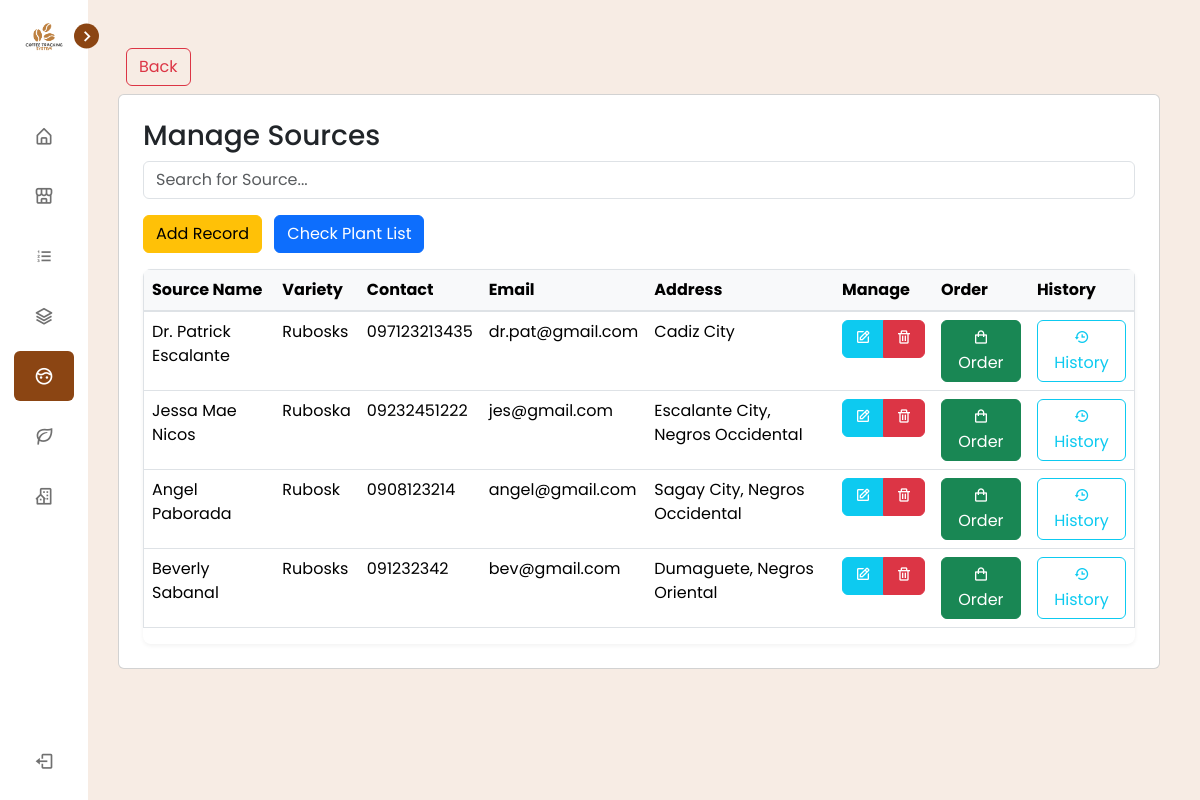
Screenshot of /view/pages/plant_source/index.php (signed in) with the database file from the repository.
### tables this page shows
CREATE TABLE `tbl_source` (
  `id` int(255) NOT NULL,
  `source_id` varchar(255) DEFAULT NULL,
  `source_fullname` varchar(255) DEFAULT NULL,
  `source_variety` varchar(255) NOT NULL,
  `source_quantity` int(255) NOT NULL,
  `source_contact_number` varchar(255) DEFAULT NULL,
  `source_email` varchar(255) NOT NULL,
  `source_address` varchar(255) DEFAULT NULL,
  `created_date` timestamp(6) NOT NULL DEFAULT current_timestamp(6) ON UPDATE current_timestamp(6)
);

### connection/connection.php (called while the page is built, shortened)
<?php
class config {
    public function __construct(){
        $dsn = "mysql:host=".H.";dbname=".DB;
        $username = U;
        $password = P;
        try {
            $this->pdo = new PDO($dsn, $username, $password);
        } catch (PDOException $e) {
            die("Connection failed: " . $e->getMessage());
        }
    }
}
?>

### controller/PlantSourceController.php (called while the page is built, shortened)
<?php
require_once('../../../services/PlantSourceService.php');
$sourceService = new SourceService();
$owners = $sourceService->getNurseryOwners();
?>

### services/PlantSourceService.php (called while the page is built, shortened)
<?php
require_once("../../../connection/connection.php");
class SourceService extends config {
    public function getNurseryOwners() {
        try {
            $query = "SELECT `id`, `source_id`, `source_fullname`, `source_variety`, `source_quantity`, `source_contact_number`, `source_email`, `source_address`, `created_date` FROM `tbl_source` WHERE `id` != 26";
            $stmt = $this->pdo->prepare($query);
            $stmt->execute();
            return $stmt->fetchAll(PDO::FETCH_ASSOC);
        } catch (PDOException $e) {
            echo "Error: " . $e->getMessage();
        }
    }
}
?>

### view/pages/plant_source/index.php (the view, shortened to what this page needs)
<?php
  include_once('../../components/header.php');
  include_once('../../../controller/PlantSourceController.php');
?>
<div class="p-3">
<a class="btn btn-outline-danger m-2" href="../dashboard/index.php" width="200"> Back </a>
    <div class="card p-4">
    <h3>Manage Sources</h3>
    <div class="mb-3">
        <input type="text" id="searchInput" class="form-control" placeholder="Search for Source...">
    </div>
    <div class="mb-3">
        <a type="button" class="btn d-none d-md-inline-block btn-warning " href="create.php">Add Record</a>
        <a type="button" class="btn d-none d-md-inline-block btn-primary mx-2" href="../plant_nursery/index.php">Check Plant List</a>
    </div>
    <div class="table-responsive">
        <table border="1" class="table" id="nurseryOwnersTable">
            <thead>
                <tr>
                    <th>Source Name</th>
                    <th>Variety</th>
                    <th>Contact</th>
                    <th>Email</th>
                    <th>Address</th>
                    <th>Manage</th>
                    <th>Order</th>
                    <th>History</th>
                </tr>
            </thead>
            <tbody>
                <?php if (!empty($owners)): ?>
                    <?php foreach ($owners as $owner): ?>
                        <tr>
                            <td><?php echo htmlspecialchars($owner['source_fullname']); ?></td>
                            <td><?php echo htmlspecialchars($owner['source_variety']); ?></td>
                            <td><?php echo htmlspecialchars($owner['source_contact_number']); ?></td>
                            <td><?php echo htmlspecialchars($owner['source_email']); ?></td>
                            <td><?php echo htmlspecialchars($owner['source_address']); ?></td>
                            <td class="justify-content-center align-items-center">
                              <div class="btn-group">
                                  <a type="button" class="btn btn-info" href="update.php?userID=<?php echo htmlspecialchars($owner['id']); ?>">
                                      <i class='bx
                                      bx-edit icon text-white'></i>
                                  </a>
                                  <button type="button" class="btn btn-danger" data-id="<?php echo htmlspecialchars($owner['id']); ?>" onclick="setDeleteId(this)">
                                      <i class='bx bx-trash icon'></i>
                                  </button>
                              </div>
                            </td>
                            <td class="justify-content-center align-items-center">
                                <button class="btn btn-success" data-bs-toggle="modal"
                                    data-source-id="<?php echo htmlspecialchars($owner['source_id']); ?>"
                                    data-source-name="<?php echo htmlspecialchars($owner['source_fullname']); ?>"
                                    data-source-contact="<?php echo htmlspecialchars($owner['source_contact_number']); ?>"
                                    data-bs-target="#addOrderModal">
                                    <i class='bx bx-shopping-bag icon'></i> Order
                                </button>
                            </td>
                            <td class="justify-content-center align-items-center">
                                  <a type="button" class="btn btn-outline-info" href="history.php?sourceID=<?php echo htmlspecialchars($owner['source_id']); ?>">
                                    <i class='bx bx-history icon'></i> History
                                  </a>
                            </td>
                        </tr>
                    <?php endforeach; ?>
                <?php else: ?>
                    <tr>
                        <td colspan="5" class="text-center">No records found.</td>
                    </tr>
                <?php endif; ?>
            </tbody>
        </table>
        </div>
    </div>
    </div>
<?php include_once('../../components/footer.php'); ?>

### view/css/style.css (style rules this page uses)
body { padding: 5px; background-color: #f5f5f5; font-family: Arial, sans-serif; }

### view/css/sidebar.css (style rules this page uses)
* { margin: 0; padding: 0; box-sizing: border-box; font-family: 'Poppins', sans-serif; }
:root { --body-color: #f7ece4; --sidebar-color: #FFF; --primary-color: #8B4513; --primary-color-light: #fffbf5; --toggle-color: #DDD; --text-color: #707070; --tran-03: all 0.2s ease; --tran-03: all 0.3s ease; --tran-04: all 0.3s ease; --tran-05: all 0.3s ease; }
body { min-height: 100vh; background-color: var(--body-color); transition: var(--tran-05); }

### view/components/header.php (style rules this page uses)
.table-responsive { border-radius: 8px; box-shadow: 0 2px 4px rgba(0,0,0,0.05); }
.table th { background-color: #f8f9fa; border-bottom: 2px solid #dee2e6; }

### rows the page displays
tbl_source: source_fullname "Dr. Patrick Escalante", source_variety "Rubosks", source_contact_number "097123213435", source_email "dr.pat@gmail.com", source_address "Cadiz City"
tbl_source: source_fullname "Jessa Mae Nicos", source_variety "Ruboska", source_contact_number "09232451222", source_email "jes@gmail.com", source_address "Escalante City, Negros Occidental"
tbl_source: source_fullname "Angel Paborada", source_variety "Rubosk", source_contact_number "0908123214", source_email "angel@gmail.com", source_address "Sagay City, Negros Occidental"
tbl_source: source_fullname "Beverly Sabanal", source_variety "Rubosks", source_contact_number "091232342", source_email "bev@gmail.com", source_address "Dumaguete, Negros Oriental"
